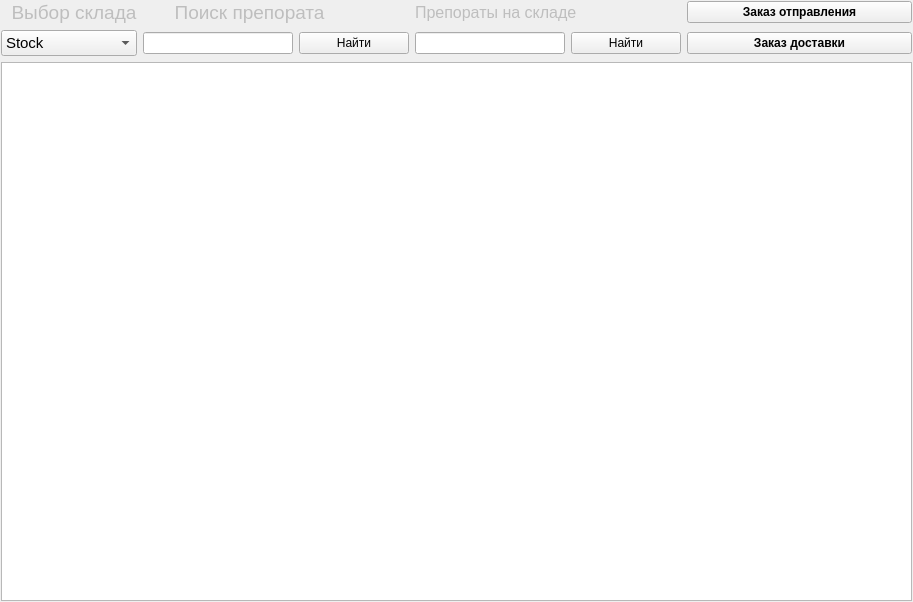
<?xml version="1.0" encoding="UTF-8"?>
<ui version="4.0">
 <class>MainWindow</class>
 <widget class="QMainWindow" name="MainWindow">
  <property name="geometry">
   <rect>
    <x>0</x>
    <y>0</y>
    <width>913</width>
    <height>602</height>
   </rect>
  </property>
  <property name="windowTitle">
   <string>Shop</string>
  </property>
  <widget class="QWidget" name="centralwidget">
   <property name="maximumSize">
    <size>
     <width>16777215</width>
     <height>716</height>
    </size>
   </property>
   <layout class="QVBoxLayout" name="verticalLayout">
    <property name="leftMargin">
     <number>1</number>
    </property>
    <property name="topMargin">
     <number>1</number>
    </property>
    <property name="rightMargin">
     <number>1</number>
    </property>
    <property name="bottomMargin">
     <number>1</number>
    </property>
    <item>
     <layout class="QGridLayout" name="gridLayout">
      <item row="0" column="3" colspan="2">
       <widget class="QLabel" name="label_3">
        <property name="enabled">
         <bool>false</bool>
        </property>
        <property name="font">
         <font>
          <pointsize>12</pointsize>
         </font>
        </property>
        <property name="text">
         <string>Препораты на складе</string>
        </property>
       </widget>
      </item>
      <item row="1" column="3">
       <widget class="QLineEdit" name="lineEdit_stock">
        <property name="maximumSize">
         <size>
          <width>150</width>
          <height>16777215</height>
         </size>
        </property>
       </widget>
      </item>
      <item row="1" column="1">
       <widget class="QLineEdit" name="lineEdit_med">
        <property name="maximumSize">
         <size>
          <width>150</width>
          <height>16777215</height>
         </size>
        </property>
       </widget>
      </item>
      <item row="0" column="1" colspan="2">
       <widget class="QLabel" name="label_2">
        <property name="enabled">
         <bool>false</bool>
        </property>
        <property name="font">
         <font>
          <pointsize>14</pointsize>
         </font>
        </property>
        <property name="text">
         <string>      Поиск препората</string>
        </property>
       </widget>
      </item>
      <item row="1" column="0">
       <widget class="QComboBox" name="comboBox">
        <property name="enabled">
         <bool>true</bool>
        </property>
        <property name="font">
         <font>
          <pointsize>11</pointsize>
         </font>
        </property>
        <item>
         <property name="text">
          <string>Stock</string>
         </property>
        </item>
        <item>
         <property name="text">
          <string>List of stocks</string>
         </property>
        </item>
        <item>
         <property name="text">
          <string>Delivery orders</string>
         </property>
        </item>
        <item>
         <property name="text">
          <string>Orders</string>
         </property>
        </item>
        <item>
         <property name="text">
          <string>Medicines</string>
         </property>
        </item>
        <item>
         <property name="text">
          <string>Pharmacies</string>
         </property>
        </item>
        <item>
         <property name="text">
          <string>Suppliers</string>
         </property>
        </item>
       </widget>
      </item>
      <item row="5" column="0" colspan="7">
       <widget class="QTableWidget" name="table"/>
      </item>
      <item row="1" column="2">
       <widget class="QPushButton" name="pushButton_med">
        <property name="text">
         <string>Найти</string>
        </property>
       </widget>
      </item>
      <item row="0" column="0">
       <widget class="QLabel" name="label">
        <property name="enabled">
         <bool>false</bool>
        </property>
        <property name="font">
         <font>
          <pointsize>14</pointsize>
         </font>
        </property>
        <property name="text">
         <string>  Выбор склада</string>
        </property>
       </widget>
      </item>
      <item row="1" column="4">
       <widget class="QPushButton" name="pushButton_stock">
        <property name="text">
         <string>Найти</string>
        </property>
       </widget>
      </item>
      <item row="1" column="5" colspan="2">
       <widget class="QPushButton" name="new_dev_order">
        <property name="font">
         <font>
          <weight>75</weight>
          <bold>true</bold>
         </font>
        </property>
        <property name="text">
         <string>Заказ доставки</string>
        </property>
       </widget>
      </item>
      <item row="0" column="5" colspan="2">
       <widget class="QPushButton" name="new_order">
        <property name="minimumSize">
         <size>
          <width>0</width>
          <height>0</height>
         </size>
        </property>
        <property name="font">
         <font>
          <weight>75</weight>
          <bold>true</bold>
         </font>
        </property>
        <property name="text">
         <string>Заказ отправления</string>
        </property>
       </widget>
      </item>
     </layout>
    </item>
   </layout>
  </widget>
 </widget>
 <resources/>
 <connections/>
</ui>
